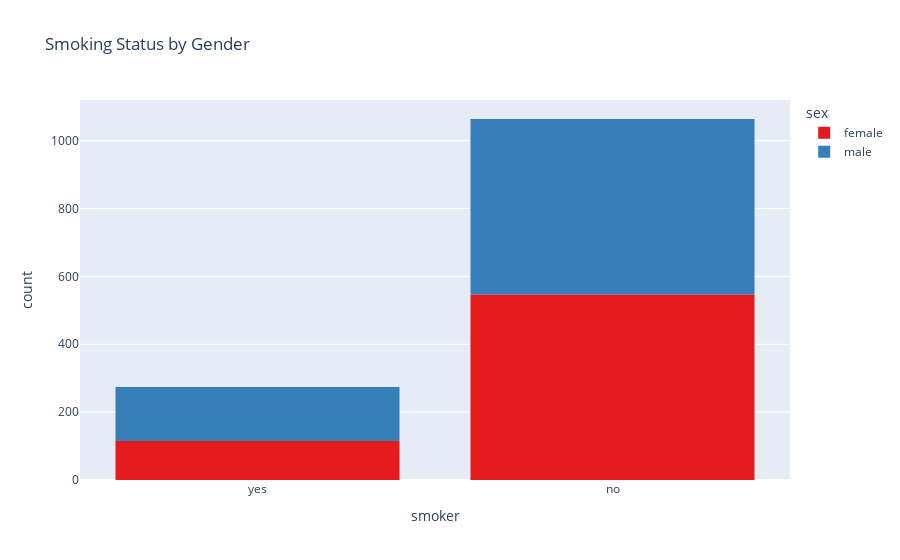

Notebook code for this chart:
### Markdown cell above
### Observation: The gap between smokers and non-smokers is visually significant, highlighting smoking as a strong predictor of higher medical costs.

### Code cell
# Show the distribution of smokers and non-smokers, broken down by gender
fig = px.histogram(
    df, 
    x='smoker', 
    color='sex', 
    title='Smoking Status by Gender',
    color_discrete_sequence=px.colors.qualitative.Set1
)
fig.update_layout(bargap=0.2)
fig.show()

### Figure 1 — Plotly figure (JSON) as saved in the notebook; plotly's stock layout.template omitted (floating-point values rounded to 4 significant figures; data arrays with more than 128 entries replaced by an {"elided": "..."} marker saying what was removed)
{"data": [{"bingroup": "x", "hovertemplate": "sex=female<br>smoker=%{x}<br>count=%{y}<extra></extra>", "legendgroup": "female", "marker": {"color": "rgb(228,26,28)", "pattern": {"shape": ""}}, "name": "female", "orientation": "v", "showlegend": true, "type": "histogram", "x": {"elided": "662 str values"}, "xaxis": "x", "yaxis": "y"}, {"bingroup": "x", "hovertemplate": "sex=male<br>smoker=%{x}<br>count=%{y}<extra></extra>", "legendgroup": "male", "marker": {"color": "rgb(55,126,184)", "pattern": {"shape": ""}}, "name": "male", "orientation": "v", "showlegend": true, "type": "histogram", "x": {"elided": "676 str values"}, "xaxis": "x", "yaxis": "y"}], "layout": {"autosize": true, "bargap": 0.2, "barmode": "relative", "legend": {"title": {"text": "sex"}, "tracegroupgap": 0}, "title": {"text": "Smoking Status by Gender"}, "xaxis": {"anchor": "y", "autorange": true, "domain": [0, 1], "range": [-0.5, 1.5], "title": {"text": "smoker"}, "type": "category"}, "yaxis": {"anchor": "x", "autorange": true, "domain": [0, 1], "range": [0, 1120], "title": {"text": "count"}}}}
